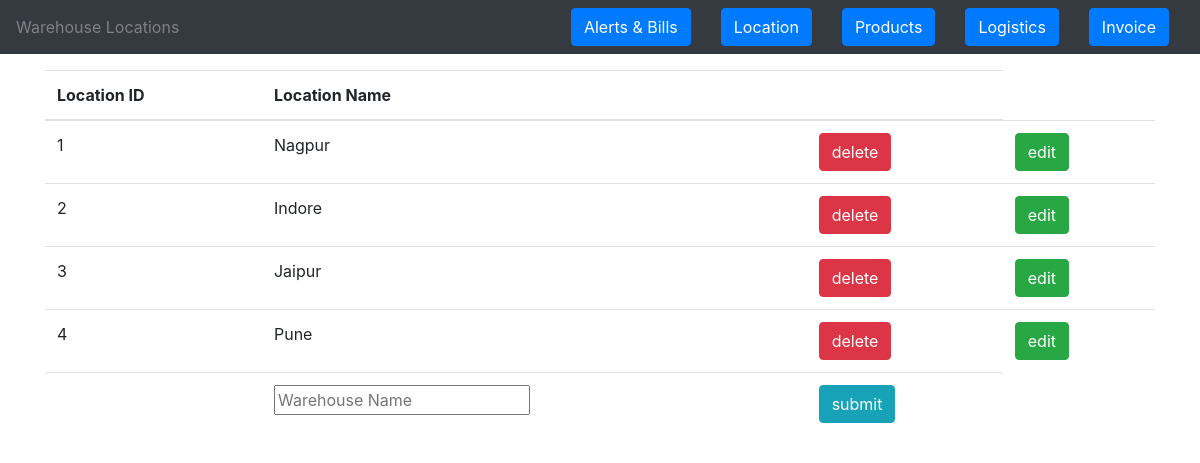
The app's page /location with its own data.
### tables this page shows
CREATE TABLE location(loc_id INTEGER PRIMARY KEY AUTOINCREMENT,
                                 loc_name TEXT UNIQUE NOT NULL);

### app.py (the view, shortened to what this page needs)
@app.route("/location", methods=["POST", "GET"])
def location():
    init_database()
    msg = None
    db = sqlite3.connect(DATABASE_NAME)
    cursor = db.cursor()
    cursor.execute("SELECT * FROM location")
    warehouse_data = cursor.fetchall()
    return render(
        "location.html",
        link=link,
        warehouses=warehouse_data,
        transaction_message=msg,
        title="Warehouse Locations",
    )

### templates/location.html (shortened to what this page needs)
{% extends 'base-template.html' %}
{% block content %}
    <div class="container">
        <table class="table">
            <thead>
                <th scope="col">Location ID</th>
                <th scope="col">Location Name</th>
                <th></th>
            </thead>
            <tbody>
                {% for location in warehouses %}
                    <tr>
                        <td>{{ location[0] }}</td>
                        <td>{{ location[1] }}</td>
                        <td>
                            <a href="{{ url_for('delete', loc_id=location[0], type='location') }}">
                                <button name="button" type="button" class="btn btn-danger" value= "delete" >delete</button><br>
                            </a>
                        </td>
                        <td>
                            <button name="button" type="button" class="btn btn-success" value= "edit" data-toggle="modal" data-target="#edit_{{ location[0] }}" >edit</button><br>
                        </td>
                    </tr>
                {% endfor %}
                <tr>
                    <form action = "{{ url_for('location') }}" method = "POST">
                    <td></td>
                    <td>
                        <input name= "warehouse_name" placeholder="Warehouse Name" required autofocus>
                    </td>
                    <td>
                        <input type= "submit" class="btn btn-info btn-group-toggle" value= "submit" /><br>
                    </td>
                    </form>
                </tr>
            </tbody>
        </table>
    </div>
 {% endblock %}

### templates/base-template.html (style rules this page uses)
.container { padding-top: 70px; }

### records on screen
location: loc_id "1", loc_name "Nagpur"
location: loc_id "2", loc_name "Indore"
location: loc_id "3", loc_name "Jaipur"
location: loc_id "4", loc_name "Pune"

### other values on screen
{{ title }} "Warehouse Locations"
